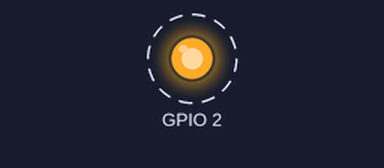
This sketch was run on a simulated ESP32. Parts: output pins drawn as LEDs (lit = HIGH). Dashed ring = blinking. What the sketch prints to the serial monitor is not drawn.

Above: at 0.5 s.
Timing chart, 0 to 4.6 s (numbered marks = the images above):
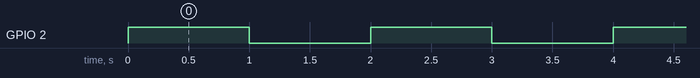

Measured:
- by itself, GPIO 2: alternates HIGH for 1.0 s and LOW for 1.0 s

The sketch:

prueba_esp.ino
```cpp
void setup() {
  // Iniciamos la comunicación serie a 115200 baudios
  Serial.begin(115200);

  // Configuramos el pin 2 como salida (la mayoría de las placas ESP32 tienen un LED azul aquí)
  pinMode(2, OUTPUT);
}

void loop() {
  // Imprimimos un mensaje en el Monitor Serie
  Serial.println("¡Éxito! Tu Arduino IDE y el ESP32 están configurados correctamente.");

  // Encendemos el LED
  digitalWrite(2, HIGH);
  delay(1000); // Esperamos 1 segundo

  // Apagamos el LED
  digitalWrite(2, LOW);
  delay(1000); // Esperamos 1 segundo
}
```
